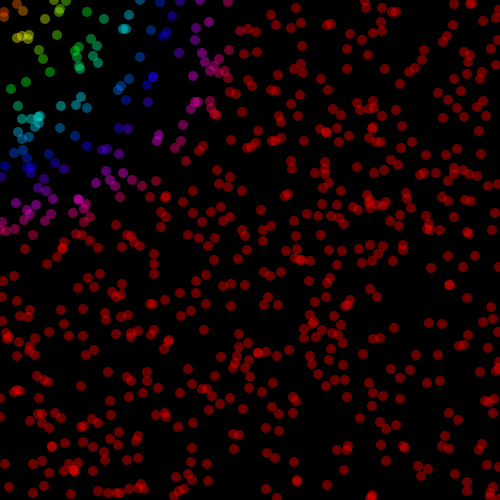
Frame 1 (no input)
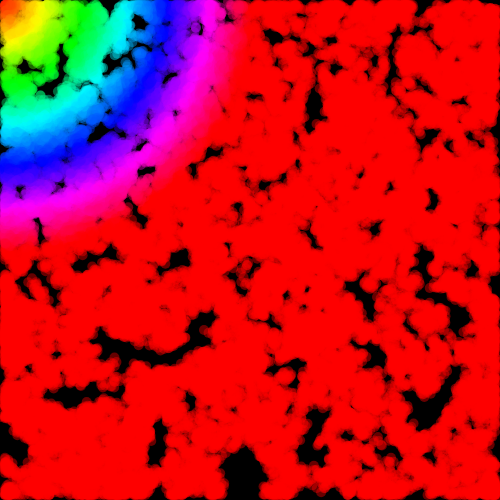
Frame 60 (no input)
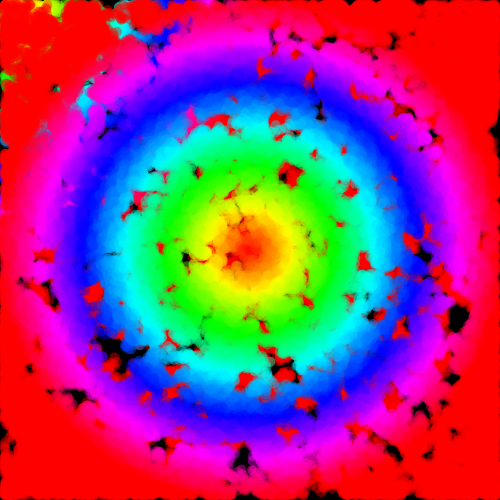
Frame 120 (the mouse pressed at the canvas centre since frame 60)

The p5.js sketch that drew these frames (run headless with seeded random() and noise() and a simulated clock; from frame 60 on, the mouse is pressed at the canvas centre):

// p5.js sketch
// ── sketch.js
var pontos = [];
var numpontos = 700;
var raio = 3;
var velocidade = 5;

function setup() {
  createCanvas(500, 500);
  background(0);
  for (var i = 0; i < numpontos; i++) {
    pontos[i] = new ponto(floor(random(0, width)), floor(random(0, height)), 5, velocidade);
  }
}

function draw() {
  for (var i = 0; i < pontos.length; i++) {
    pontos[i].desenha();
    pontos[i].move();
  }
}
// ── ponto.js
ponto = function(x, y, r, v) {
  this.pos = createVector(x, y);
  this.r = r;
  this.dis = 0;
  this.col = 0;
  this.v = v;

  this.desenha = function() {
    this.dis = dist(this.pos.x, this.pos.y, mouseX, mouseY);
    this.col = map(this.dis, 0, width/2, 0, 359);
    noStroke();
    colorMode(HSB);
    fill(this.col, 255, 255, 0.4);
    ellipse(this.pos.x, this.pos.y, 2 * r, 2 * r);
  }

  this.move = function() {
    this.pos.x += random(-1 * this.v, this.v);
    this.pos.y += random(-1 * this.v, this.v);
    this.pos.x = constrain(this.pos.x, 0 + this.r, width - this.r);
    this.pos.y = constrain(this.pos.y, 0 + this.r, height - this.r);
  }

}
